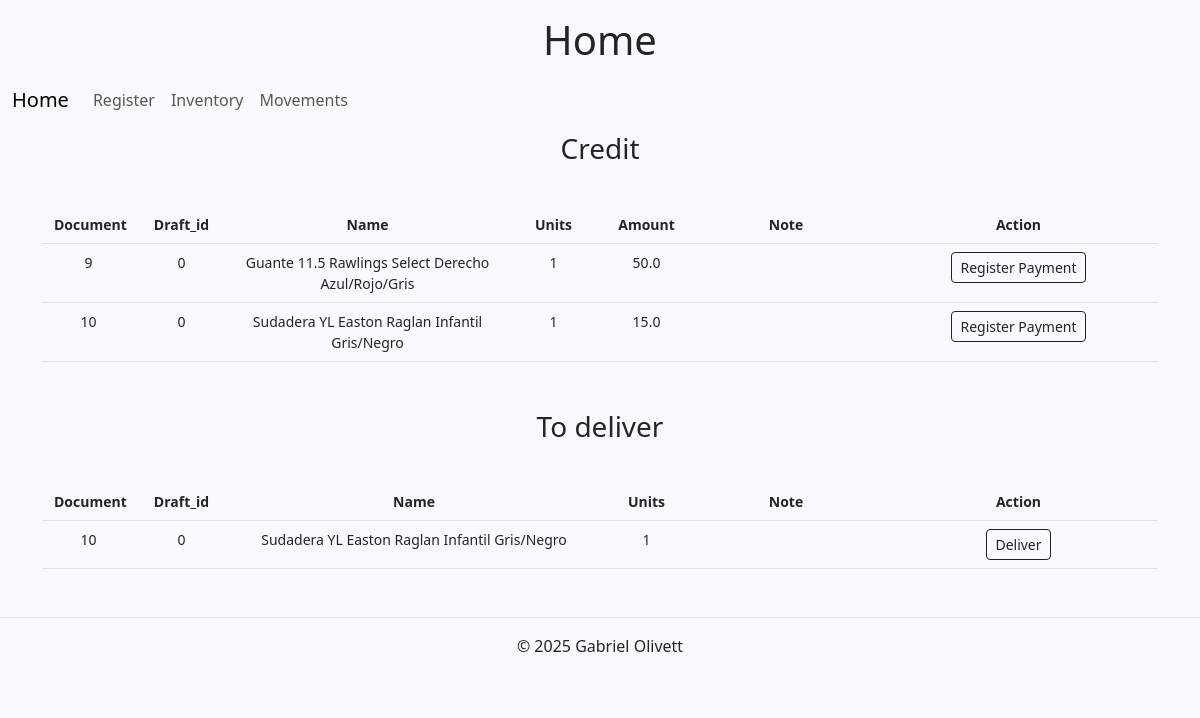
Before: / with the older database file.
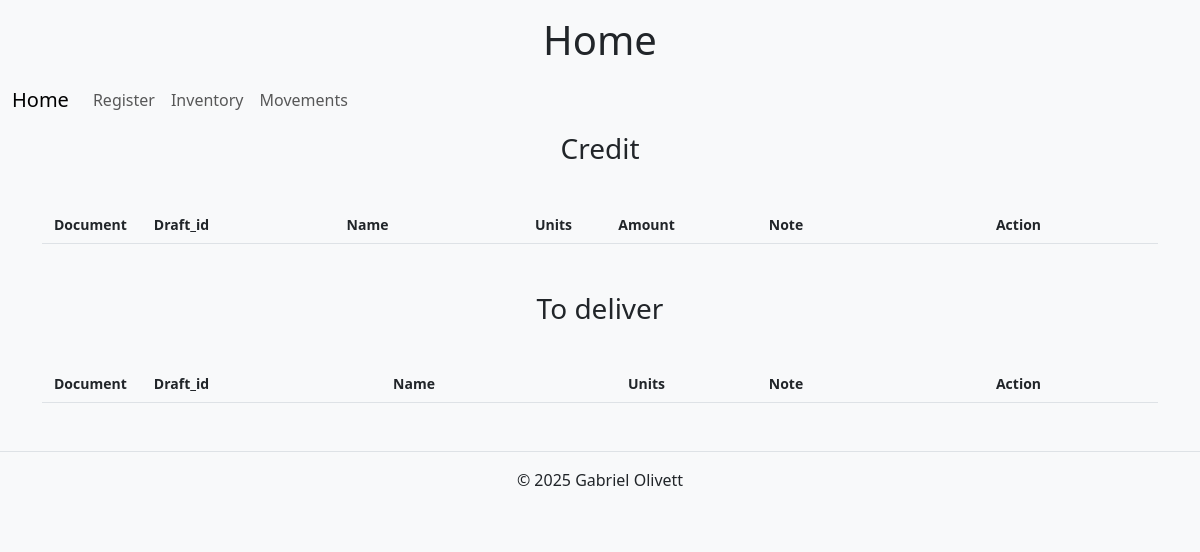
After: the same page with the newer database file.
### tables this page shows
CREATE TABLE inventory_movements (
    id INTEGER PRIMARY KEY AUTOINCREMENT,
    product_id INTEGER NOT NULL,
    type TEXT NOT NULL CHECK (type IN ('sale', 'purchase', 'return', 'output')),
    Units INTEGER NOT NULL,
    date TIMESTAMP DEFAULT CURRENT_TIMESTAMP,
    note TEXT,
    document_id INTEGER, status TEXT, draft_id INTEGER NOT NULL, name TEXT NOT NULL, price REAL, toal REAL,
    FOREIGN KEY(product_id) REFERENCES inventory(id),
    FOREIGN KEY(document_id) REFERENCES movement_documents(id));

CREATE TABLE currencies_movements (
    id INTEGER PRIMARY KEY AUTOINCREMENT,
    document_id INTEGER NOT NULL,
    payment_method_id INTEGER NOT NULL,
    amount REAL NOT NULL, draft_id INTEGER NOT NULL, date TIMESTAMP DEFAULT CURRENT_TIMESTAMP, name TEXT NOT NULL,
    FOREIGN KEY(document_id) REFERENCES movement_documents(id),
    FOREIGN KEY(payment_method_id) REFERENCES currencies(id)
);

### app.py (the view)
@app.route("/", methods=["GET", "POST"])
def index():
    db = get_db()
    cd = db.execute("""
        SELECT
            inventory_movements.id AS movement_id,
            inventory_movements.draft_id,
            inventory_movements.document_id as document_id,
            inventory_movements.name AS name,
            inventory_movements.units AS units,
            currencies_movements.amount AS amount
        FROM inventory_movements
        JOIN currencies_movements
            ON inventory_movements.document_id = currencies_movements.document_id
            AND inventory_movements.draft_id = currencies_movements.draft_id
        JOIN currencies
            ON currencies.id = currencies_movements.payment_method_id
        WHERE inventory_movements.type = 'sale'
        AND currencies.name = 'credit' AND currencies_movements.amount > 0;
    """).fetchall()
    pm = db.execute("SELECT * FROM currencies").fetchall()
    delibery = db.execute("SELECT * FROM inventory_movements WHERE status = 'to deliver'").fetchall()
    return render_template("index.html", cd=cd, pm=pm, delivery=delibery)

### app.py (called while the page is built)
@app.after_request
def after_request(response):
    response.headers["Cache-Control"] = "no-cache, no-store, must-revalidate"
    response.headers["Expires"] = 0
    response.headers["Pragma"] = "no-cache"
    return response

def get_db():
    if "db" not in g:
        g.db = sqlite3.connect("databases.db")
        g.db.row_factory = sqlite3.Row
    return g.db

### templates/index.html (shortened to what this page needs)
{% extends "layout.html" %}
{% block h1 %}
    <h1>Home</h1>
{% endblock %}
{% block main %}
<div class="container text-center mb-5">
    <h3 class="mb-5">Credit</h3>
    <div class="row fw-bold border-bottom pb-2">
        <div class="col-1 small">Document</div>
        <div class="col-1 small">Draft_id</div>
        <div class="col-3 small">Name</div>
        <div class="col-1 small">Units</div>
        <div class="col-1 small">Amount</div>
        <div class="col small">Note</div>
        <div class="col-3 small">Action</div>
    </div>
    <div id="credit-table">
        {% for row in cd %}
            <div class="row py-2 border-bottom">
                <div class="col-1 small">{{ row.document_id }}</div>
                <div class="col-1 small">{{ row.draft_id }}</div>
                <div class="col-3 small">{{ row.name }}</div>
                <div class="col-1 small">{{ row.units }}</div>
                <div class="col-1 small">{{ row.amount }}</div>
                <div class="col small">{{ row.note }}</div>
                <div class="col-3 small">
                    <form action="/index_payment" method="POST">
                        <button type="button" class="btn btn-outline-dark btn-sm register-payment">Register Payment</button>
                    </form>
                </div>
            </div>
        {% endfor %}
    </div>
</div>
<div class="container text-center my-5">
    <h3 class="mb-5"> To deliver</h3>
    <div class="row fw-bold border-bottom pb-2">
        <div class="col-1 small">Document</div>
        <div class="col-1 small">Draft_id</div>
        <div class="col-4 small">Name</div>
        <div class="col-1 small">Units</div>
        <div class="col small">Note</div>
        <div class="col-3 small">Action</div>
    </div>
    <div id="to-deliver-table">
        {% for row in delivery %}
            <div class="row py-2 border-bottom">
                <div class="col-1 small">{{ row.document_id }}</div>
                <div class="col-1 small">{{ row.draft_id }}</div>
                <div class="col-4 small">{{ row.name }}</div>
                <div class="col-1 small">{{ row.units }}</div>
                <div class="col small">{{ row.note }}</div>
                <div class="col-3 small">
                    <form action="/delivery" method="POST">
                        <button type="button" class="buttondelivery btn btn-outline-dark btn-sm">Deliver</button>
                    </form>
                </div>
            </div>
        {% endfor %}
</div>
{% endblock %}

### templates/layout.html (shortened to what this page needs)
<!DOCTYPE html>
<html lang="en">
<head>
    <link href="https://cdn.jsdelivr.net/npm/bootstrap@5.3.3/dist/css/bootstrap.min.css" rel="stylesheet">
    <link href="https://cdn.jsdelivr.net/npm/select2@4.1.0-rc.0/dist/css/select2.min.css" rel="stylesheet" />
  </head>
<body class="bg-light">
    <header class="fixed-controls text-center pt-3">
        {% block h1%}{% endblock %}
        <nav class="navbar navbar-expand-lg bg-body-tertiary">
            <div class="container-fluid">
              <a class="navbar-brand" href="/">Home</a>
              <div class="collapse navbar-collapse" id="navbarNav">
                <ul class="navbar-nav">
                  <li class="nav-item">
                    <a class="nav-link" href="/register">Register</a>
                  </li>
                  <li class="nav-item">
                    <a class="nav-link" href="/inventory">Inventory</a>
                  </li>
                  <li class="nav-item">
                    <a class="nav-link" href="/inventory_movements">Movements</a>
                  </li>
                </ul>
              </div>
            </div>
          </nav>
    </header>
    <main class="container mt-1 mx-auto">
        {% block main %}{% endblock %}
    </main>
    <footer class="text-center mt-5 p-3 border-top">
        <p>&copy; 2025 Gabriel Olivett</p>
    </footer>
</body>
</html>

Changed rows visible on the page:
no longer on this page (row unchanged): inventory_movements: document_id "9", draft_id "0", name "Guante 11.5 Rawlings Select Derecho Azul/Rojo/Gris", units "1", amount "50.0", shown under "Credit"
no longer on this page (row edited): inventory_movements: document_id "10", draft_id "0", name "Sudadera YL Easton Raglan Infantil Gris/Negro", units "1", amount "15.0"
